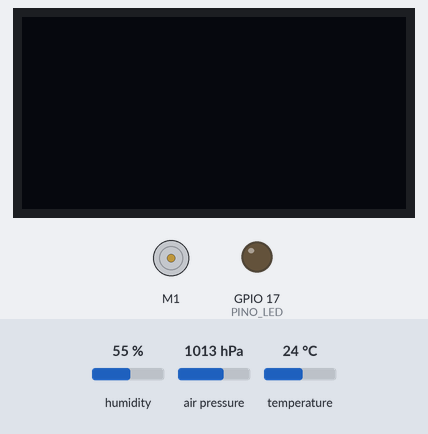
The program below on a simulated Raspberry Pi (BCM pin numbers). On the bench: 128×64 one-colour display, DC motor (green arrow = forward, orange = backward, longer = faster), output pins drawn as LEDs (lit = HIGH). Inputs (shaded band) come from the test bench; at power-on: temperature 24 °C, humidity 55 %, air pressure 1013 hPa. No MQTT or app messages arrive unless stated; values from a settings file that is not in the repository are placeholders; what the program prints to the terminal is not drawn.

Above: at 1.4 s.
1.5 s: temperature set to 25.5 °C
At 6.6 s:
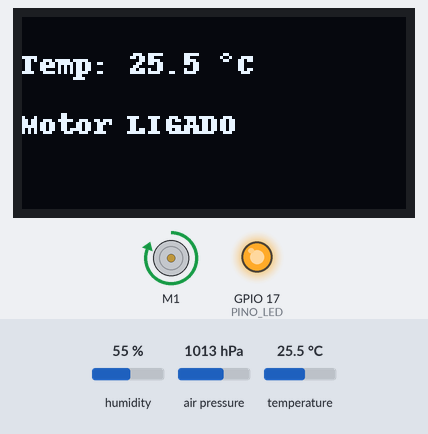
7.5 s: temperature set to 23.3 °C
13.5 s: temperature set to 22.5 °C
At 16.1 s:
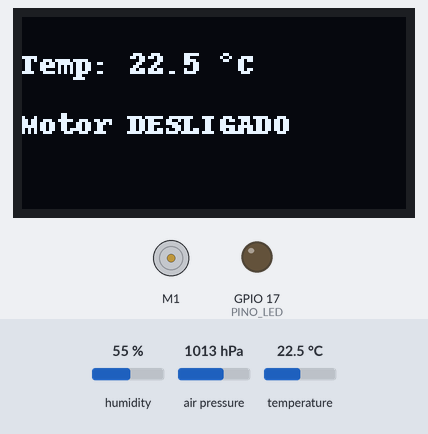
19.5 s: temperature set to 28 °C
At 21.3 s:
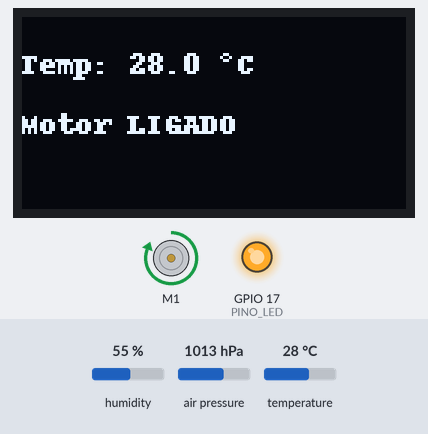
Timing chart, 0 to 22.8 s (numbered marks = the images above; inputs shaded):
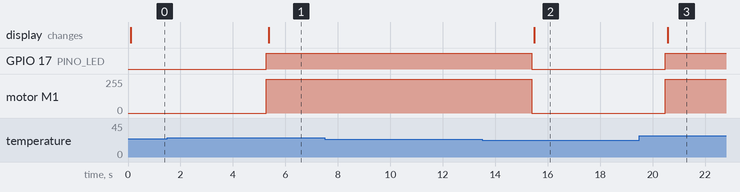

The program:

Raspberry_2026_Isabela.py
```python
from gpiozero import Motor                     #Todas as bibliotecas usadas.
from gpiozero import LED
from gpio_config import factory
import paho.mqtt.client as mqtt
import json
import smbus2
import bme280
import time
from luma.core.interface.serial import i2c
from luma.oled.device import sh1106
from luma.core.render import canvas
from PIL import ImageFont
import board


port = 1
address = 0x76
bus = smbus2.SMBus(port)
calibration_params = bme280.load_calibration_params(bus, address)

# ==== CONFIGURAÇÕES DO DISPLAY OLED SH1106 ====
serial = i2c(port=1, address=0x3C)   # Endereço padrão do SH1106 é 0x3C
device = sh1106(serial)

motor = Motor(forward=12, backward=16, pin_factory=factory)
PINO_LED = LED(17, pin_factory=factory)


MQTT_BROKER = "broker.hivemq.com" # Usado o servidor MQTT
MQTT_PORT = 1883
MQTT_TOPIC = "emc/projeto" # Diretório onde ta sendo executado o código

client = mqtt.Client()
client.connect(MQTT_BROKER, MQTT_PORT, 60)

# === Função para mostrar no display ===
def mostrar_display(estado):
    with canvas(device) as draw:
        draw.text((0, 10), f"Temp: {temp} °C", fill=255)
        draw.text((0, 30), f"{estado}", fill=255)

while True:
    data = bme280.sample(bus, address, calibration_params)
    temp = round(data.temperature, 1)

    print(f"Temperatura: {temp:.1f} °C")
    payload = json.dumps({"temperatura": temp})

    if temp > 25:
        PINO_LED.on()            #Modificação
        motor.forward()		    # liga motor
        estado = "Motor LIGADO"
        mostrar_display(estado)
        print("Motor LIGADO (ventilação)")
        client.publish(MQTT_TOPIC, "Motor LIGADO para ventilação")

    elif temp < 23:
        PINO_LED.off()
        motor.stop()            # desliga motor
        print("Motor DESLIGADO")
        estado = "Motor DESLIGADO"
        mostrar_display(estado)
        client.publish(MQTT_TOPIC, "Motor DESLIGADO")

    time.sleep(5)
```

Measured:
- the behaviour switches between 25 and 25.1 °C on temperature (found by bisection; images 0 and 1)
- the behaviour switches between 23 and 22.9 °C on temperature (found by bisection; images 1 and 2)
- after the input at 1.5 s, GPIO 17 (PINO_LED): LOW → HIGH after 3.8 s; motor M1: stopped → forward 255/255 after 3.8 s; the display: changes after 3.9 s (image 1)
- after the input at 7.5 s, every drawn part: stays the same
- after the input at 13.5 s, GPIO 17 (PINO_LED): HIGH → LOW after 1.9 s; motor M1: forward 255/255 → stopped after 1.9 s; the display: changes after 2.0 s (image 2)
- after the input at 19.5 s, GPIO 17 (PINO_LED): LOW → HIGH after 0.99 s; motor M1: stopped → forward 255/255 after 0.99 s; the display: changes after 1.1 s (image 3)
